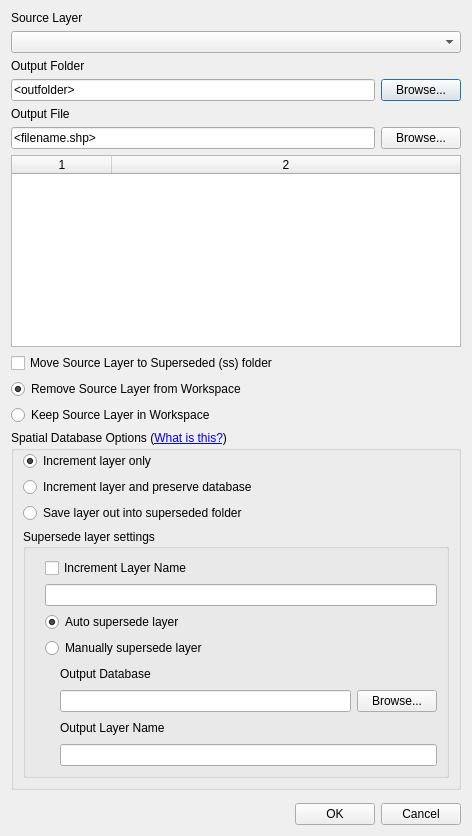
<?xml version="1.0" encoding="UTF-8"?>
<ui version="4.0">
 <class>tuflowqgis_increment</class>
 <widget class="QDialog" name="tuflowqgis_increment">
  <property name="geometry">
   <rect>
    <x>0</x>
    <y>0</y>
    <width>472</width>
    <height>836</height>
   </rect>
  </property>
  <property name="windowTitle">
   <string>Increment Selected Layer</string>
  </property>
  <layout class="QVBoxLayout" name="verticalLayout_2">
   <item>
    <layout class="QVBoxLayout" name="verticalLayout">
     <item>
      <layout class="QVBoxLayout" name="verticalLayout_5">
       <item>
        <widget class="QLabel" name="label_1">
         <property name="text">
          <string>Source Layer</string>
         </property>
        </widget>
       </item>
       <item>
        <widget class="QComboBox" name="sourcelayer"/>
       </item>
       <item>
        <widget class="QLabel" name="label_2">
         <property name="text">
          <string>Output Folder</string>
         </property>
        </widget>
       </item>
       <item>
        <layout class="QHBoxLayout" name="horizontalLayout_6">
         <item>
          <widget class="QLineEdit" name="outfolder">
           <property name="text">
            <string>&lt;outfolder&gt;</string>
           </property>
           <property name="readOnly">
            <bool>false</bool>
           </property>
          </widget>
         </item>
         <item>
          <widget class="QPushButton" name="btnBrowseDatabase">
           <property name="text">
            <string>Browse...</string>
           </property>
          </widget>
         </item>
        </layout>
       </item>
       <item>
        <widget class="QLabel" name="label">
         <property name="text">
          <string>Output File</string>
         </property>
         <property name="wordWrap">
          <bool>true</bool>
         </property>
        </widget>
       </item>
       <item>
        <layout class="QHBoxLayout" name="horizontalLayout_7">
         <item>
          <widget class="QLineEdit" name="outfilename">
           <property name="text">
            <string>&lt;filename.shp&gt;</string>
           </property>
           <property name="readOnly">
            <bool>false</bool>
           </property>
          </widget>
         </item>
         <item>
          <widget class="QPushButton" name="browseoutfile">
           <property name="text">
            <string>Browse...</string>
           </property>
           <property name="autoDefault">
            <bool>false</bool>
           </property>
          </widget>
         </item>
        </layout>
       </item>
       <item>
        <widget class="QTableWidget" name="twTables">
         <property name="sizePolicy">
          <sizepolicy hsizetype="Expanding" vsizetype="Preferred">
           <horstretch>0</horstretch>
           <verstretch>0</verstretch>
          </sizepolicy>
         </property>
         <property name="columnCount">
          <number>2</number>
         </property>
         <attribute name="horizontalHeaderVisible">
          <bool>true</bool>
         </attribute>
         <attribute name="horizontalHeaderCascadingSectionResizes">
          <bool>true</bool>
         </attribute>
         <attribute name="horizontalHeaderHighlightSections">
          <bool>true</bool>
         </attribute>
         <attribute name="horizontalHeaderStretchLastSection">
          <bool>true</bool>
         </attribute>
         <attribute name="verticalHeaderVisible">
          <bool>false</bool>
         </attribute>
         <column/>
         <column/>
        </widget>
       </item>
      </layout>
     </item>
     <item>
      <widget class="QCheckBox" name="cbMoveToSS">
       <property name="text">
        <string>Move Source Layer to Superseded (ss) folder</string>
       </property>
      </widget>
     </item>
     <item>
      <widget class="QRadioButton" name="rbRemoveSource">
       <property name="text">
        <string>Remove Source Layer from Workspace</string>
       </property>
       <property name="checked">
        <bool>true</bool>
       </property>
       <attribute name="buttonGroup">
        <string notr="true">buttonGroup</string>
       </attribute>
      </widget>
     </item>
     <item>
      <widget class="QRadioButton" name="rbKeepSource">
       <property name="text">
        <string>Keep Source Layer in Workspace</string>
       </property>
       <attribute name="buttonGroup">
        <string notr="true">buttonGroup</string>
       </attribute>
      </widget>
     </item>
     <item>
      <layout class="QVBoxLayout" name="verticalLayout_6">
       <property name="spacing">
        <number>0</number>
       </property>
       <item>
        <widget class="QLabel" name="label_5">
         <property name="text">
          <string>&lt;html&gt;&lt;head/&gt;&lt;body&gt;&lt;p&gt;Spatial Database Options (&lt;a href=&quot;https://wiki.tuflow.com/index.php?title=QGIS_TUFLOW_Increment_Layer#Working_with_GPKG&quot;&gt;&lt;span style=&quot; text-decoration: underline; color:#0000ff;&quot;&gt;What is this?&lt;/span&gt;&lt;/a&gt;)&lt;/p&gt;&lt;/body&gt;&lt;/html&gt;</string>
         </property>
         <property name="openExternalLinks">
          <bool>true</bool>
         </property>
        </widget>
       </item>
       <item>
        <widget class="QGroupBox" name="gbSpatialDatabaseOptions">
         <property name="title">
          <string/>
         </property>
         <layout class="QVBoxLayout" name="verticalLayout_3">
          <property name="spacing">
           <number>6</number>
          </property>
          <property name="topMargin">
           <number>0</number>
          </property>
          <item>
           <layout class="QHBoxLayout" name="horizontalLayout_3">
            <property name="spacing">
             <number>0</number>
            </property>
            <item>
             <widget class="QRadioButton" name="rbDatabaseLayer">
              <property name="text">
               <string>Increment layer only</string>
              </property>
              <property name="checked">
               <bool>true</bool>
              </property>
              <attribute name="buttonGroup">
               <string notr="true">buttonGroup_2</string>
              </attribute>
             </widget>
            </item>
           </layout>
          </item>
          <item>
           <layout class="QHBoxLayout" name="horizontalLayout_2">
            <property name="spacing">
             <number>0</number>
            </property>
            <item>
             <widget class="QRadioButton" name="rbDatabaseDbLayer">
              <property name="text">
               <string>Increment layer and preserve database</string>
              </property>
              <property name="checked">
               <bool>false</bool>
              </property>
              <attribute name="buttonGroup">
               <string notr="true">buttonGroup_2</string>
              </attribute>
             </widget>
            </item>
           </layout>
          </item>
          <item>
           <layout class="QHBoxLayout" name="horizontalLayout_4">
            <item>
             <widget class="QRadioButton" name="rbSaveLayerOut">
              <property name="text">
               <string>Save layer out into superseded folder</string>
              </property>
              <attribute name="buttonGroup">
               <string notr="true">buttonGroup_2</string>
              </attribute>
             </widget>
            </item>
           </layout>
          </item>
          <item>
           <widget class="QGroupBox" name="gbSSSettings">
            <property name="title">
             <string>Supersede layer settings</string>
            </property>
            <property name="alignment">
             <set>Qt::AlignLeading|Qt::AlignLeft|Qt::AlignTop</set>
            </property>
            <layout class="QVBoxLayout" name="verticalLayout_4">
             <property name="topMargin">
              <number>9</number>
             </property>
             <item>
              <layout class="QHBoxLayout" name="horizontalLayout_13">
               <item>
                <spacer name="horizontalSpacer_8">
                 <property name="orientation">
                  <enum>Qt::Horizontal</enum>
                 </property>
                 <property name="sizeType">
                  <enum>QSizePolicy::Fixed</enum>
                 </property>
                 <property name="sizeHint" stdset="0">
                  <size>
                   <width>10</width>
                   <height>0</height>
                  </size>
                 </property>
                </spacer>
               </item>
               <item>
                <widget class="QCheckBox" name="cbRenameLayer">
                 <property name="text">
                  <string>Increment Layer Name</string>
                 </property>
                </widget>
               </item>
              </layout>
             </item>
             <item>
              <layout class="QHBoxLayout" name="horizontalLayout_14">
               <item>
                <spacer name="horizontalSpacer_9">
                 <property name="orientation">
                  <enum>Qt::Horizontal</enum>
                 </property>
                 <property name="sizeType">
                  <enum>QSizePolicy::Fixed</enum>
                 </property>
                 <property name="sizeHint" stdset="0">
                  <size>
                   <width>10</width>
                   <height>0</height>
                  </size>
                 </property>
                </spacer>
               </item>
               <item>
                <widget class="QLineEdit" name="leRenameLayer"/>
               </item>
              </layout>
             </item>
             <item>
              <layout class="QHBoxLayout" name="horizontalLayout_11">
               <item>
                <spacer name="horizontalSpacer_6">
                 <property name="orientation">
                  <enum>Qt::Horizontal</enum>
                 </property>
                 <property name="sizeType">
                  <enum>QSizePolicy::Fixed</enum>
                 </property>
                 <property name="sizeHint" stdset="0">
                  <size>
                   <width>10</width>
                   <height>20</height>
                  </size>
                 </property>
                </spacer>
               </item>
               <item>
                <widget class="QRadioButton" name="rbAutoSSLayer">
                 <property name="text">
                  <string>Auto supersede layer</string>
                 </property>
                 <property name="checked">
                  <bool>true</bool>
                 </property>
                 <attribute name="buttonGroup">
                  <string notr="true">buttonGroup_3</string>
                 </attribute>
                </widget>
               </item>
              </layout>
             </item>
             <item>
              <layout class="QHBoxLayout" name="horizontalLayout_12">
               <item>
                <spacer name="horizontalSpacer_7">
                 <property name="orientation">
                  <enum>Qt::Horizontal</enum>
                 </property>
                 <property name="sizeType">
                  <enum>QSizePolicy::Fixed</enum>
                 </property>
                 <property name="sizeHint" stdset="0">
                  <size>
                   <width>10</width>
                   <height>20</height>
                  </size>
                 </property>
                </spacer>
               </item>
               <item>
                <widget class="QRadioButton" name="rbManualSSLayer">
                 <property name="text">
                  <string>Manually supersede layer</string>
                 </property>
                 <attribute name="buttonGroup">
                  <string notr="true">buttonGroup_3</string>
                 </attribute>
                </widget>
               </item>
              </layout>
             </item>
             <item>
              <layout class="QHBoxLayout" name="horizontalLayout_9">
               <item>
                <spacer name="horizontalSpacer_4">
                 <property name="orientation">
                  <enum>Qt::Horizontal</enum>
                 </property>
                 <property name="sizeType">
                  <enum>QSizePolicy::Fixed</enum>
                 </property>
                 <property name="sizeHint" stdset="0">
                  <size>
                   <width>25</width>
                   <height>20</height>
                  </size>
                 </property>
                </spacer>
               </item>
               <item>
                <widget class="QLabel" name="label_3">
                 <property name="text">
                  <string>Output Database</string>
                 </property>
                </widget>
               </item>
              </layout>
             </item>
             <item>
              <layout class="QHBoxLayout" name="horizontalLayout_5">
               <item>
                <spacer name="horizontalSpacer_2">
                 <property name="orientation">
                  <enum>Qt::Horizontal</enum>
                 </property>
                 <property name="sizeType">
                  <enum>QSizePolicy::Fixed</enum>
                 </property>
                 <property name="sizeHint" stdset="0">
                  <size>
                   <width>25</width>
                   <height>20</height>
                  </size>
                 </property>
                </spacer>
               </item>
               <item>
                <widget class="QLineEdit" name="leDiscardedDb"/>
               </item>
               <item>
                <widget class="QPushButton" name="pbDiscardDb_browse">
                 <property name="text">
                  <string>Browse...</string>
                 </property>
                </widget>
               </item>
              </layout>
             </item>
             <item>
              <layout class="QHBoxLayout" name="horizontalLayout_10">
               <item>
                <spacer name="horizontalSpacer_5">
                 <property name="orientation">
                  <enum>Qt::Horizontal</enum>
                 </property>
                 <property name="sizeType">
                  <enum>QSizePolicy::Fixed</enum>
                 </property>
                 <property name="sizeHint" stdset="0">
                  <size>
                   <width>25</width>
                   <height>20</height>
                  </size>
                 </property>
                </spacer>
               </item>
               <item>
                <widget class="QLabel" name="label_4">
                 <property name="text">
                  <string>Output Layer Name</string>
                 </property>
                </widget>
               </item>
              </layout>
             </item>
             <item>
              <layout class="QHBoxLayout" name="horizontalLayout_8">
               <item>
                <spacer name="horizontalSpacer_3">
                 <property name="orientation">
                  <enum>Qt::Horizontal</enum>
                 </property>
                 <property name="sizeType">
                  <enum>QSizePolicy::Fixed</enum>
                 </property>
                 <property name="sizeHint" stdset="0">
                  <size>
                   <width>25</width>
                   <height>20</height>
                  </size>
                 </property>
                </spacer>
               </item>
               <item>
                <widget class="QLineEdit" name="leDiscardedLayer"/>
               </item>
              </layout>
             </item>
            </layout>
           </widget>
          </item>
         </layout>
        </widget>
       </item>
      </layout>
     </item>
     <item>
      <spacer name="verticalSpacer">
       <property name="orientation">
        <enum>Qt::Vertical</enum>
       </property>
       <property name="sizeHint" stdset="0">
        <size>
         <width>20</width>
         <height>40</height>
        </size>
       </property>
      </spacer>
     </item>
     <item>
      <layout class="QHBoxLayout" name="horizontalLayout">
       <item>
        <spacer name="horizontalSpacer">
         <property name="orientation">
          <enum>Qt::Horizontal</enum>
         </property>
         <property name="sizeHint" stdset="0">
          <size>
           <width>40</width>
           <height>20</height>
          </size>
         </property>
        </spacer>
       </item>
       <item>
        <widget class="QPushButton" name="pbOk">
         <property name="text">
          <string>OK</string>
         </property>
        </widget>
       </item>
       <item>
        <widget class="QPushButton" name="pbCancel">
         <property name="text">
          <string>Cancel</string>
         </property>
        </widget>
       </item>
      </layout>
     </item>
    </layout>
   </item>
  </layout>
 </widget>
 <tabstops>
  <tabstop>pbOk</tabstop>
  <tabstop>pbCancel</tabstop>
  <tabstop>sourcelayer</tabstop>
  <tabstop>outfolder</tabstop>
  <tabstop>btnBrowseDatabase</tabstop>
  <tabstop>outfilename</tabstop>
  <tabstop>browseoutfile</tabstop>
  <tabstop>twTables</tabstop>
  <tabstop>cbMoveToSS</tabstop>
  <tabstop>rbRemoveSource</tabstop>
  <tabstop>rbKeepSource</tabstop>
  <tabstop>rbDatabaseLayer</tabstop>
  <tabstop>rbDatabaseDbLayer</tabstop>
  <tabstop>rbSaveLayerOut</tabstop>
  <tabstop>cbRenameLayer</tabstop>
  <tabstop>leRenameLayer</tabstop>
  <tabstop>rbAutoSSLayer</tabstop>
  <tabstop>rbManualSSLayer</tabstop>
  <tabstop>leDiscardedDb</tabstop>
  <tabstop>pbDiscardDb_browse</tabstop>
  <tabstop>leDiscardedLayer</tabstop>
 </tabstops>
 <resources/>
 <connections/>
 <buttongroups>
  <buttongroup name="buttonGroup_2"/>
  <buttongroup name="buttonGroup_3"/>
  <buttongroup name="buttonGroup"/>
 </buttongroups>
</ui>
